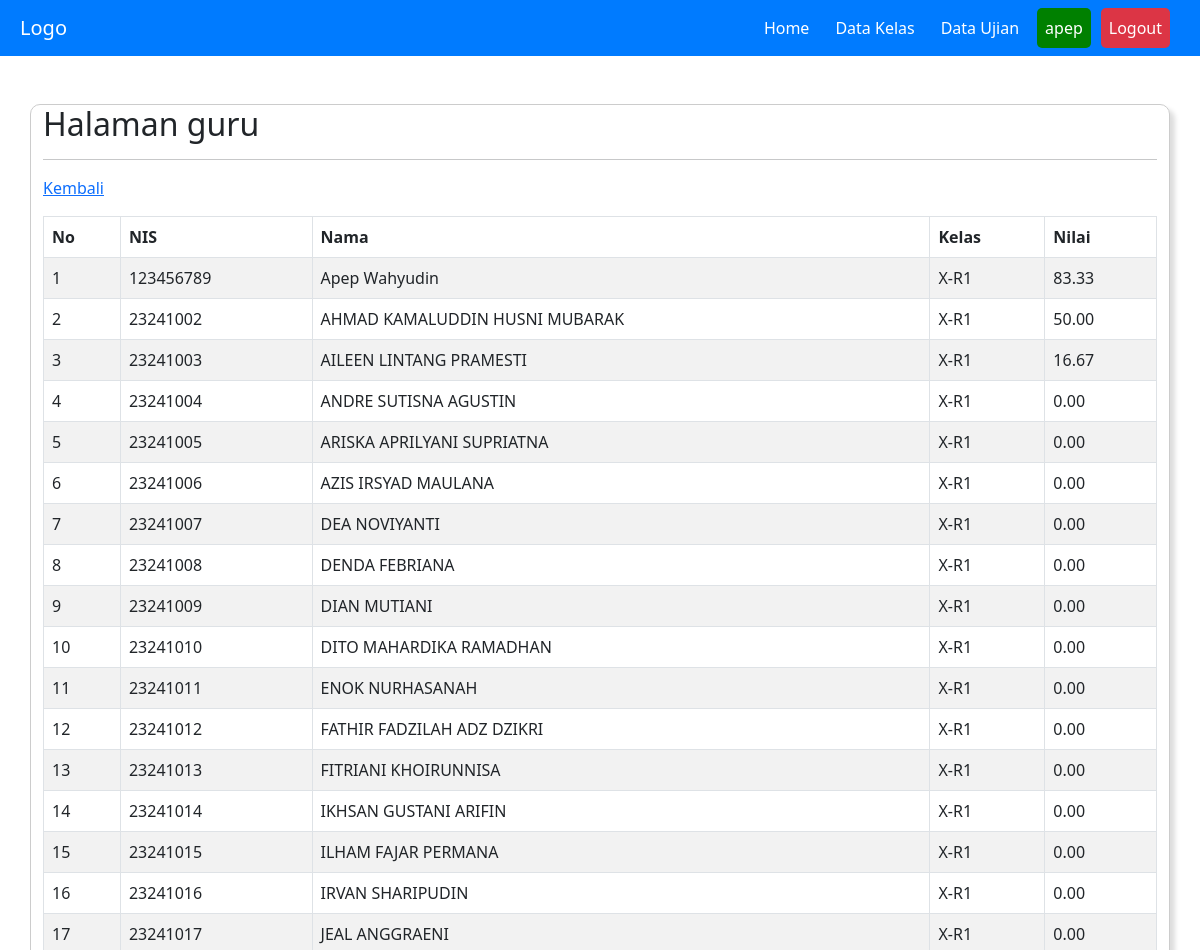
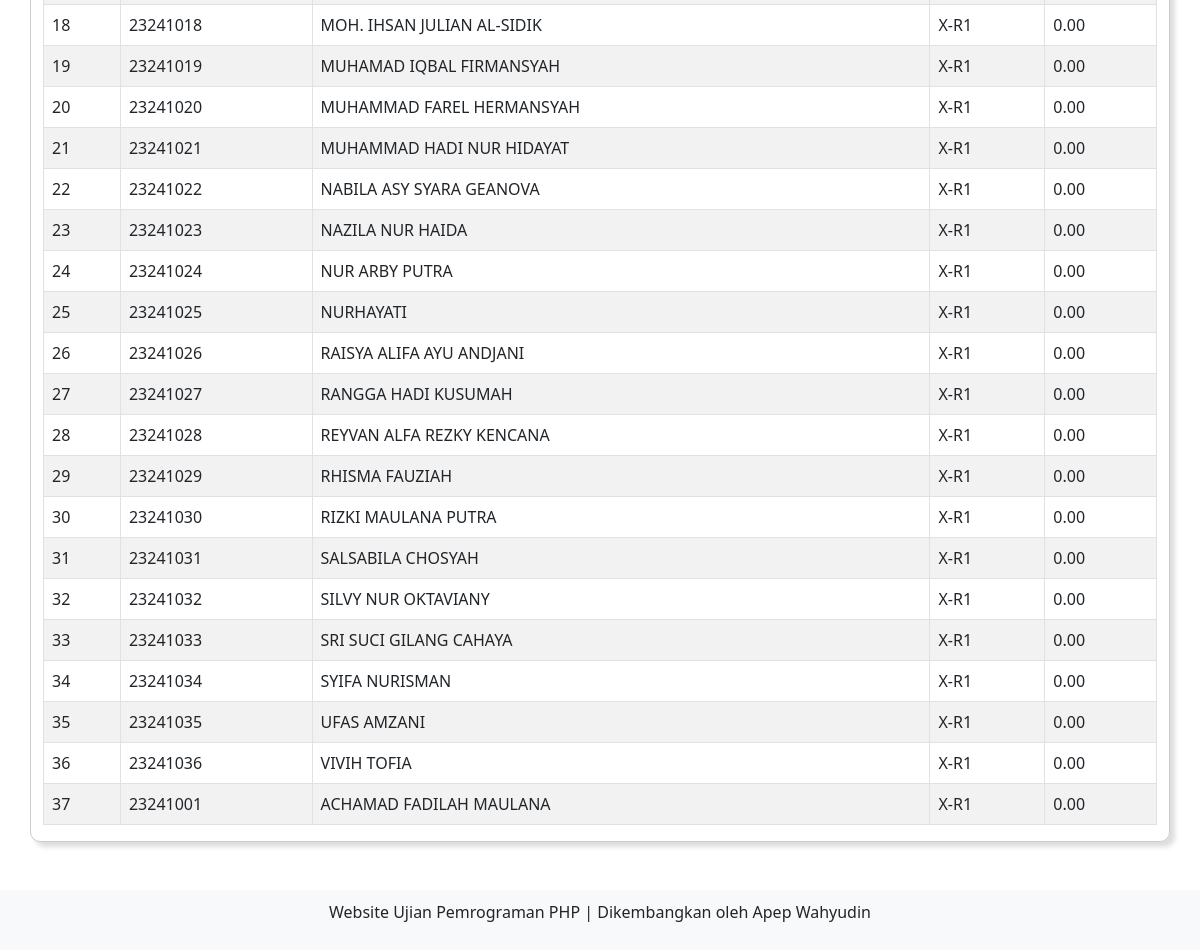
The page /guru/home.php?page=nilai&id_ujian=13&id_kelas=1 (signed in) on the database as committed earlier (2 pictures, top to bottom).
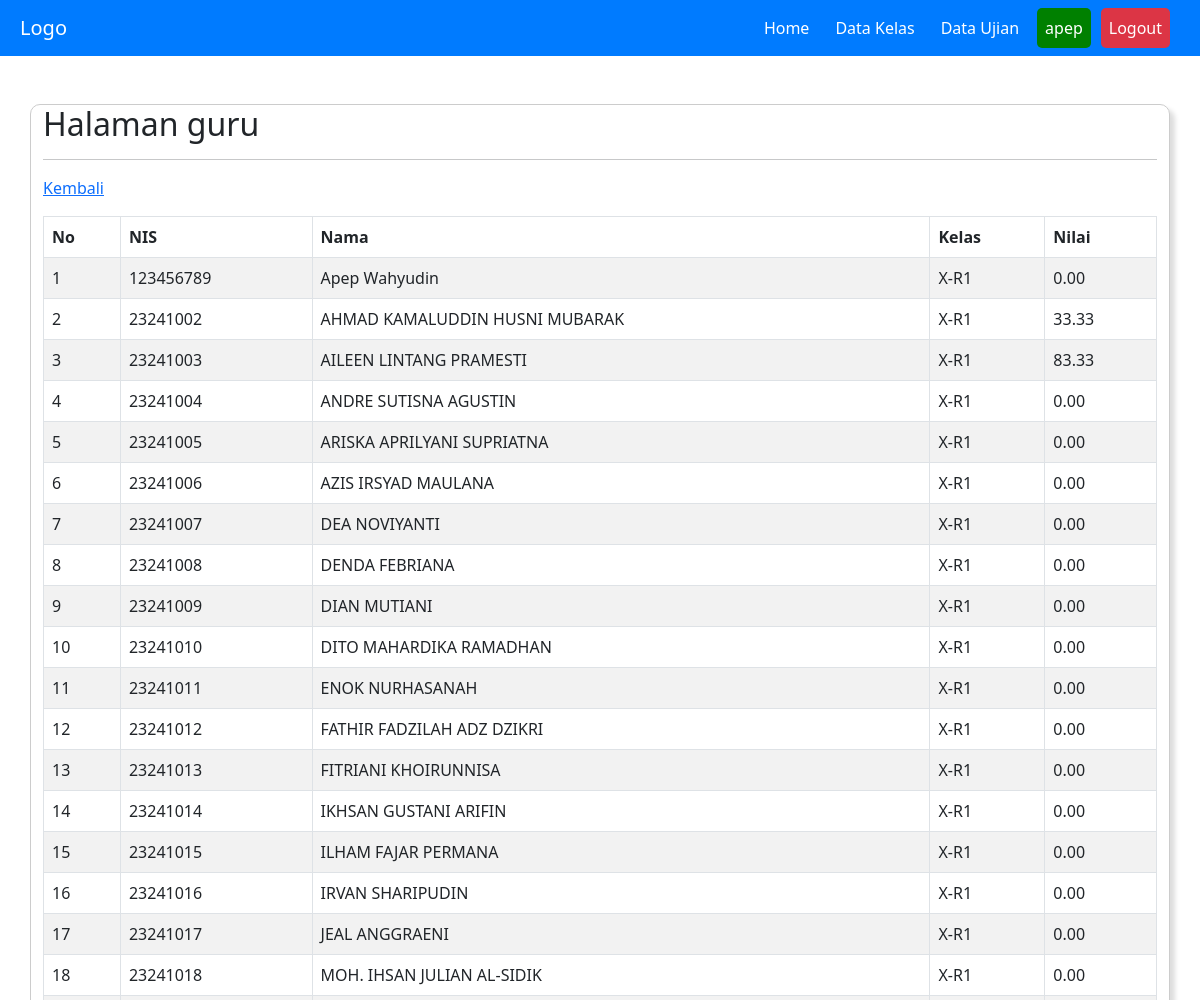
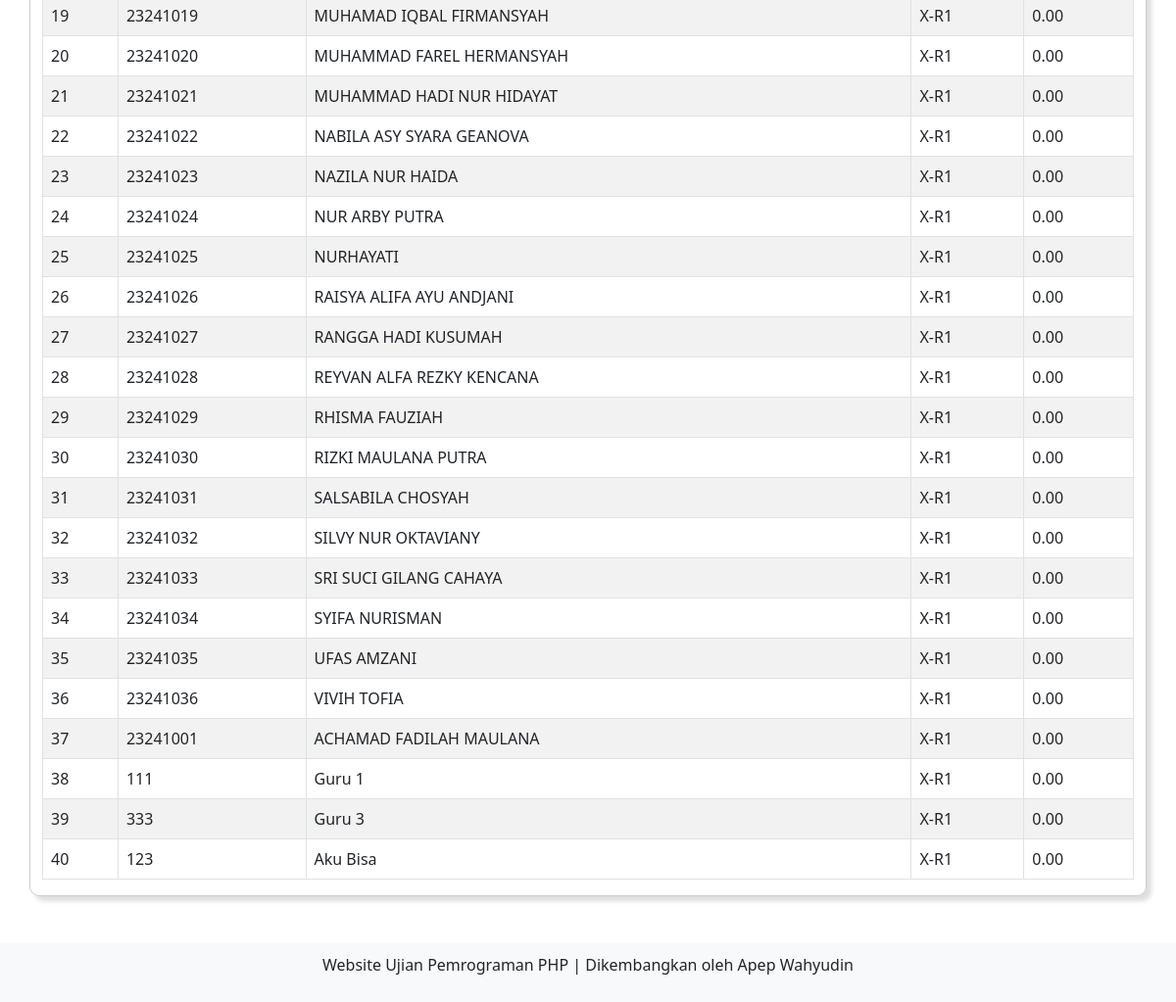
The same page on the database as committed later (2 pictures, top to bottom).
### tables this page shows
CREATE TABLE `siswa` (
  `id_siswa` int(11) NOT NULL,
  `nis` varchar(10) NOT NULL,
  `nama` varchar(30) NOT NULL,
  `password` varchar(100) NOT NULL,
  `id_kelas` int(11) NOT NULL
);

CREATE TABLE `kelas` (
  `id_kelas` int(11) NOT NULL,
  `nama_kelas` varchar(10) NOT NULL,
  `status` enum('aktif','nonaktif') NOT NULL,
  `id_guru` int(11) NOT NULL
);

### guru/nilai.php (the view, shortened to what this page needs)
<p><a href="#">Kembali</a>
    <?php
    $id_ujian = isset($_GET['id_ujian']) ? $_GET['id_ujian'] : 0;
    $id_kelas = isset($_GET['id_kelas']) ? $_GET['id_kelas'] : 0;
    $sql_kelas = "SELECT nama_kelas FROM kelas WHERE id_kelas = ?";
    $stmt_kelas = $koneksi->prepare($sql_kelas);
    $stmt_kelas->bind_param("i", $id_kelas);
    $stmt_kelas->execute();
    $result_kelas = $stmt_kelas->get_result();
    $row_kelas = $result_kelas->fetch_assoc();
    $nama_kelas = $row_kelas['nama_kelas'];
    $sql_siswa = "SELECT id_siswa, nis, nama FROM siswa WHERE id_kelas = ?";
    $stmt_siswa = $koneksi->prepare($sql_siswa);
    $stmt_siswa->bind_param("i", $id_kelas);
    $stmt_siswa->execute();
    $result_siswa = $stmt_siswa->get_result();
    $sql_jumlah_soal = "SELECT COUNT(*) as jumlah_soal FROM soal WHERE id_ujian = ?";
    $stmt_jumlah_soal = $koneksi->prepare($sql_jumlah_soal);
    $stmt_jumlah_soal->bind_param("i", $id_ujian);
    $stmt_jumlah_soal->execute();
    $result_jumlah_soal = $stmt_jumlah_soal->get_result();
    $row_jumlah_soal = $result_jumlah_soal->fetch_assoc();
    $jumlah_soal = $row_jumlah_soal['jumlah_soal'];
    ?>
<table id="myTable" class="table table-striped table-bordered" style="width:100%">
    <thead>
        <tr>
            <th>No</th>
            <th>NIS</th>
            <th>Nama</th>
            <th>Kelas</th>
            <th>Nilai</th>
        </tr>
    </thead>
    <tbody>
        <?php
        $no = 1;
        while ($row_siswa = $result_siswa->fetch_assoc()) {
            $id_siswa = $row_siswa['id_siswa'];
            $sql_jawaban_benar = "SELECT COUNT(*) as jawaban_benar FROM hasil WHERE id_siswa = ? AND id_ujian = ? AND test_result = 'lulus'";
            $stmt_jawaban_benar = $koneksi->prepare($sql_jawaban_benar);
            $stmt_jawaban_benar->bind_param("ii", $id_siswa, $id_ujian);
            $stmt_jawaban_benar->execute();
            $result_jawaban_benar = $stmt_jawaban_benar->get_result();
            $row_jawaban_benar = $result_jawaban_benar->fetch_assoc();
            $jawaban_benar = $row_jawaban_benar['jawaban_benar'];
            $nilai = ($jawaban_benar / $jumlah_soal) * 100;
            ?>
            <tr>
                <td><?php echo $no++; ?></td>
                <td><?php echo $row_siswa['nis']; ?></td>
                <td><?php echo $row_siswa['nama']; ?></td>
                <td><?php echo $nama_kelas; ?></td>
                <td><?php echo number_format($nilai, 2); ?></td>
            </tr>
            <?php
        }
        ?>
    </tbody>
</table>

### guru/home.php (shortened to what this page needs)
<?php
include "../koneksi.php";
?>
<!DOCTYPE html>
<html lang="en">
<head>
    <link rel="stylesheet" href="../codemirror/lib/codemirror.css">
    <link rel="stylesheet" href="../codemirror/theme/monokai.css">
    <link rel="stylesheet" href="../assets/dist/css/bootstrap.min.css">
    <link rel="stylesheet" href="https://cdn.datatables.net/2.0.0/css/dataTables.dataTables.min.css">
</head>
<body>
    <nav class="navbar navbar-expand-lg navbar-dark">
        <a class="navbar-brand" href="#">Logo</a>
        <div class="collapse navbar-collapse justify-content-end" id="navbarNav">
            <ul class="navbar-nav">
                <li class="nav-item active">
                    <a class="nav-link" href="home.php">Home</a>
                </li>
                <li class="nav-item active">
                    <a class="nav-link" href="home.php?page=kelas">Data Kelas</a>
                </li>
                <?php
                if($_SESSION['level']=='guru')
                {
                    ?>
                    <li class="nav-item active">
                        <a class="nav-link" href="home.php?page=ujian">Data Ujian</a>
                    </li>
                <?php
                }
                ?>
                <li class="nav-item name">
                    <a class="nav-link" href="#"><?= $_SESSION["username"]; ?></a>
                </li>
                <li class="nav-item logout">
                    <a class="nav-link" href="logout.php">Logout</a>
                </li>
            </ul>
        </div>
    </nav>
    <div class="container mt-5 mb-5">
        <div class="row">
            <div class="col-md-12 p-50">
                <h2>Halaman <?= $_SESSION['level']; ?></h2>
                <hr>
                <?php
                if ($_SESSION['level'] == 'admin') {
                    $hal_default = "guru.php";
                    $kelas = "kelas_admin.php";
                } else {
                    $hal_default = "ujian.php";
                }
                if (isset($_GET['page']) && $_GET['page'] != '') {
                    $page = addslashes($_GET['page']);
                    switch ($page) {
                        case "nilai":
                            include "nilai.php";
                            break;
                    }
                } else {
                    include $hal_default;
                }
                ?>
            </div>
        </div>
    </div>
    <div class="footer">
        <p>Website Ujian Pemrograman PHP | Dikembangkan oleh Apep Wahyudin</p>
    </div>
</body>
</html>

### guru/home.php (style rules this page uses)
.navbar { background-color: #007bff; }
.navbar-nav, .navbar-brand { padding-left: 20px; padding-right: 20px; }
.navbar-nav .nav-item { margin-right: 10px; }
.navbar-nav .nav-link { color: #fff; }
.logout { background-color: #dc3545; border-radius: 5px; }
.name { background-color: green; border-radius: 5px; }
.row { border: solid 1px #CCC; border-radius: 10px; box-shadow: 5px 5px 5px #DDD; }
.footer { bottom: 0; width: 100%; background-color: #f8f9fa; text-align: center; padding: 10px 0; }

Rows that differ between the two databases and show on the page:
computed for siswa "Apep Wahyudin": nilai "83.33" → "0.00"
computed for siswa "AHMAD KAMALUDDIN HUSNI MUBARAK": nilai "50.00" → "33.33"
computed for siswa "AILEEN LINTANG PRAMESTI": nilai "16.67" → "83.33"
added siswa: nis "111", nama "Guru 1", id_kelas.nama_kelas "X-R1", nilai "0.00"
added siswa: nis "333", nama "Guru 3", id_kelas.nama_kelas "X-R1", nilai "0.00"
added siswa: nis "123", nama "Aku Bisa", id_kelas.nama_kelas "X-R1", nilai "0.00"
